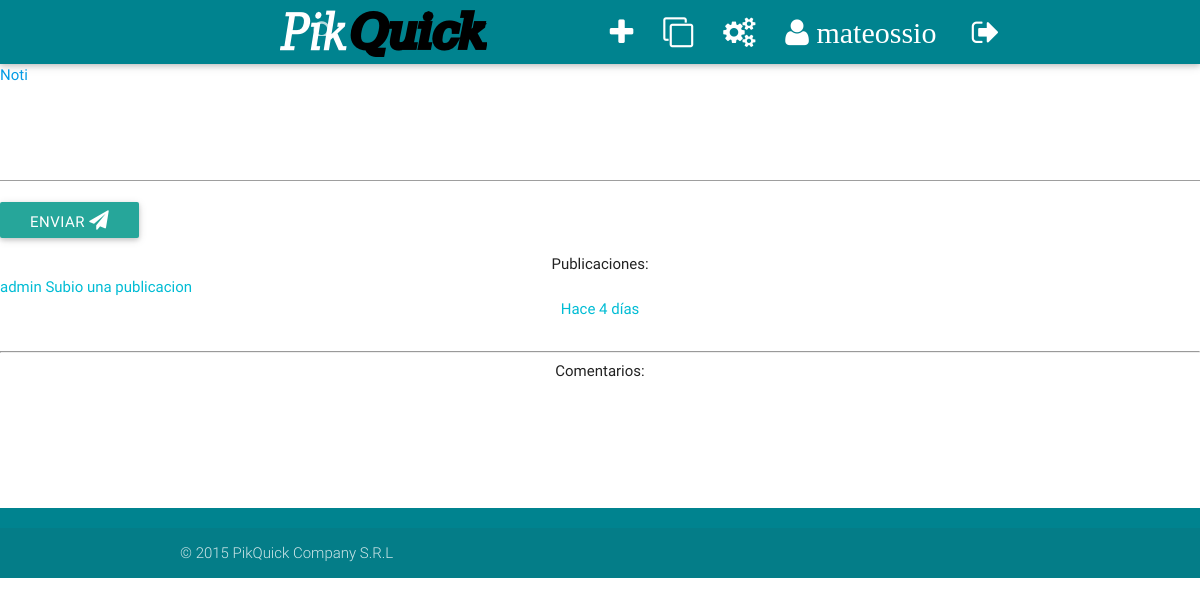
Before: /notificaciones/ (signed in) with the older database file.
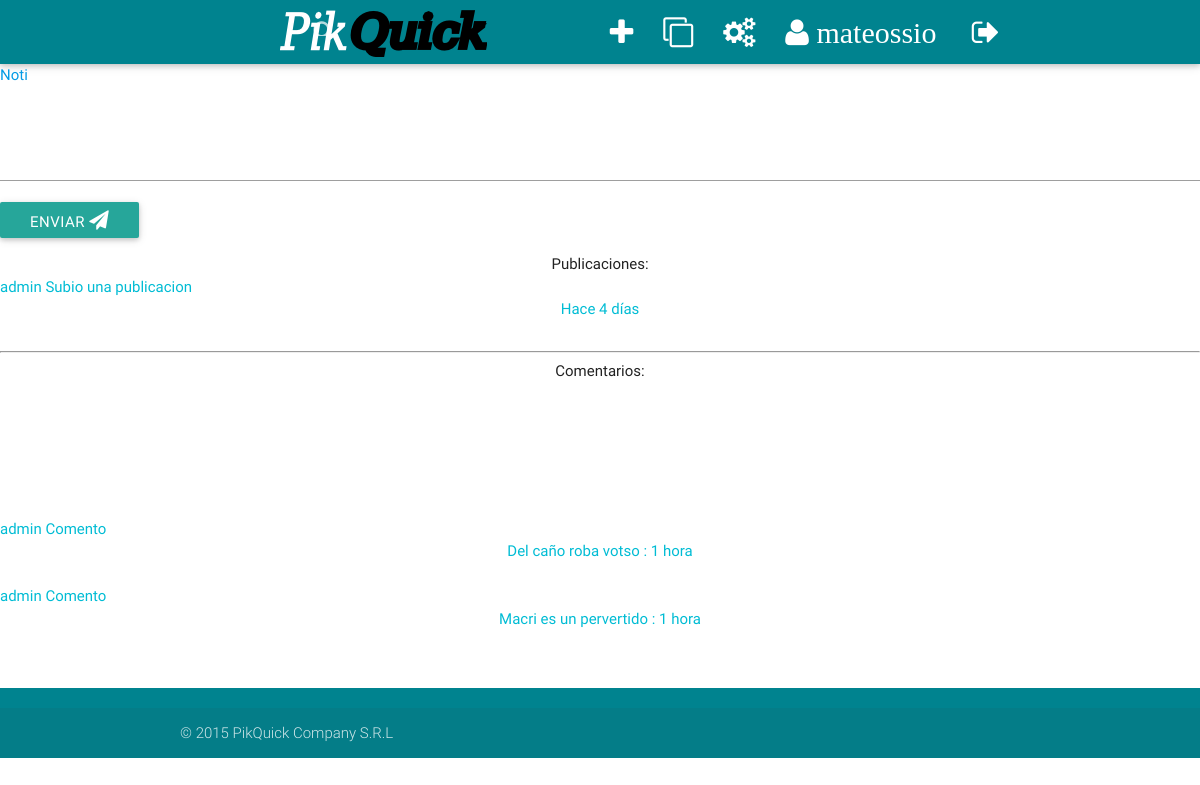
After: the same page with the newer database file.
### pikquick/models.py (models this page shows, shortened)
class Entrada(models.Model):
    class Meta:
        verbose_name = "Publicacion"
        verbose_name_plural = "Publicaciones"
        ordering = ['-fecha']
    usuario = models.CharField(u'Usuario', max_length = 100)
    fecha = models.DateTimeField(u'Fecha del Post',auto_now_add=True)
    descPub = models.TextField(u'Descripcion de la Publicacion' , max_length = 100 , default=' ')

class Coment(models.Model):
    class Meta:
        verbose_name = "Comentario"
        verbose_name_plural = "Comentarios"
        ordering = ['-fecha_pub']
    usuario = models.CharField(u'Usuario', max_length = 100, default=' ')
    fecha_pub = models.DateTimeField('date published', auto_now_add=True)
    coment_txt = models.TextField('Comentatrio', max_length=100)
    published = models.BooleanField(u'Publicado?', default=True)
    entrada = models.ForeignKey(Entrada)

### pikquick/views.py (the view)
# urls.py: url(r'^notificaciones/$', 'pikquick.views.notificaciones', name='notificaciones'),
def notificaciones(request):
    context = RequestContext(request)
    user_reg = request.user
    users_follow=[]
    for followers in user_reg.who_follows.all():
        users_follow.append(followers.follower)
    posts = Entrada.objects.filter(usuario__in=users_follow)
    coments = Coment.objects.filter(usuario__in=users_follow)
    coments = coments.order_by('fecha_pub')
    return render_to_response('notificaciones.html',
                              {'posts':posts,
                               'coments':coments},
                              context)

### pikquick/templates/notificaciones.html
{% extends 'base.html' %}
{% block post %}
<div id="containLib" class="container center" style="width:100%">
<div class='section white center'>
    Publicaciones:
    {% for post in posts %}
    {% if not post.usuario == user.username %}
    <div class="col s1 cyan-text" style="text-align: left">
        {{post.usuario}} Subio una publicacion
    </div>
    <div class="col s1 cyan-text" style="text-align: rigth">
        Hace  {{post.fecha|timesince}}
    </div>
    {% endif %}
    <br>
    {% endfor %}
    <hr>
    Comentarios:
    {% for comentario in coments %}
    {% if not comentario.usuario == user.username %}
    <div class="col s1 cyan-text" style="text-align: left">
        {{comentario.usuario}} Comento
    </div>
    <div class="col s1 cyan-text" style="text-align: rigth">
        {{comentario.coment_txt}} : {{comentario.fecha_pub|timesince}}
    </div>
    {% endif %}
    <br>
    {% endfor %}
</div>
</div>
{% endblock %}

### pikquick/templates/base.html (shortened to what this page needs)
<!DOCTYPE html>
{% load staticfiles %}
<html>
    <head>
        <link type="text/css" rel="stylesheet" href="{% static 'css/materialize.min.css' %}"  media="screen,projection"/>
        <link rel="stylesheet" href="{% static 'css/style.css' %}">
        <link rel="stylesheet" href="{% static 'css/font-awesome.css' %}">
    </head>
    <body>
        <div class="page-wrap">
            <nav class="#00838f cyan darken-3" role="navigation">
                <div class="nav-wrapper container">
                    <a id="logo-container" style="left: 100px;" href="{% url 'pikquick:inicio' %}" class="truncate brand-logo"><img src="{% static 'images/logo.png' %}"></img></a>
                <ul class="right hide-on-med-and-down">
                    <li><a class="tooltipped" data-position="bottom" data-delay="50" data-tooltip="Nueva Publicacion" href="{% url 'pikquick:nuevapublic' %}"><i class="fa fa-plus"></i></a></li>
                    <li><a class="tooltipped" data-position="bottom" data-delay="50" data-tooltip="Ver todas las publicaciones" href="{% url 'pikquick:inicioAll' %}"><i class="fa fa-clone"></i></a></li>
                    <li><a class="tooltipped" data-position="bottom" data-delay="50" data-tooltip="Ajustes" href="{% if user.is_authenticated %}{% url 'pikquick:ajustes' %}{% else %}#!{% endif %}"><i class="fa fa-cogs"></i></a></li>
                    <li><a class="tooltipped" data-position="bottom" data-delay="50" data-tooltip="Perfil" href="{% if user.is_authenticated %}{% url 'pikquick:perfil' user.username %}{% else %}#!{% endif %}"><i class="fa fa-user"> {{user.username}}</i></a></li>
                    <li><a class="tooltipped" data-position="bottom" data-delay="50" data-tooltip="Salir" href="{% if user.is_authenticated %}{% url 'pikquick:salir_usuario' %}{% else %}#!{% endif %}"><i class="fa fa-sign-out fa-fw"></i></a></li>
                </ul>
                			<div class="right">
				<form>
					<div class="input-field">
						<input type="search" id="search-field" class="field" required maxlength="">
						<label for="search-field"><i class="mdi-action-search"></i></label>
						<i class="mdi-navigation-close close"></i>
					</div>
				</form>
			</div>
            <a class="waves-effect circle button-collapse" style="margin:0 0 0 -50px;" href="#" data-activates="nav-mobile"></a></div>
            </nav>
            </div>
            <a href="{% url 'pikquick:notificaciones' %}">Noti</a>
            <textarea class="materialize-textarea" sytle=" padding:20%;" id="buscador" required data-validation-required-message="Please enter a message."></textarea>
            <button class="btn waves-effect waves-light" id="btn_buscar" name="enviar" onclick="enviar()"> Enviar <i class="fa fa-paper-plane"></i></button>
    {% block post %}
    {% endblock %}
       <footer class="page-footer #00838f cyan darken-3">
          <div class="footer-copyright">
            <div class="container">
            © 2015 PikQuick Company S.R.L
            </div>
          </div>
        </footer>
    </body>
</html>

### pikquick/static/css/style.css (style rules this page uses)
.input-field input[type=search] { display: block; line-height: inherit; padding-left: 4rem; width: calc(100% - 4rem); }
.input-field { position: relative; min-width: 300px; overflow: hidden; margin-top: 1rem; }
.input-field input[type=search] ~ .mdi-navigation-close { position: absolute; top: 0; right: 1rem; color: transparent; cursor: pointer; font-size: 2rem; transition: .3s color; }

Changed rows visible on the page:
added Coment: usuario "admin", coment_txt "Del caño roba votso", fecha_pub "1 hora"
added Coment: usuario "admin", coment_txt "Macri es un pervertido", fecha_pub "1 hora"
